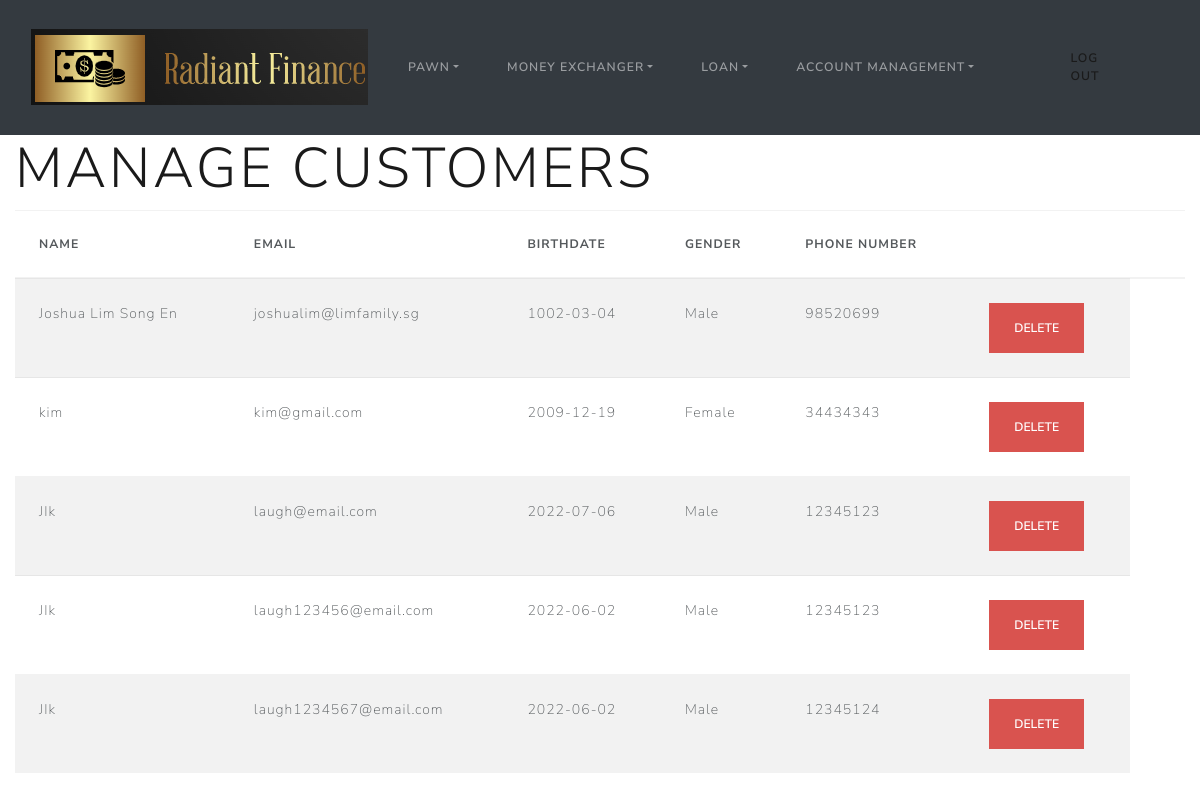
The page /manageCustomer (signed in) on the database as committed earlier.
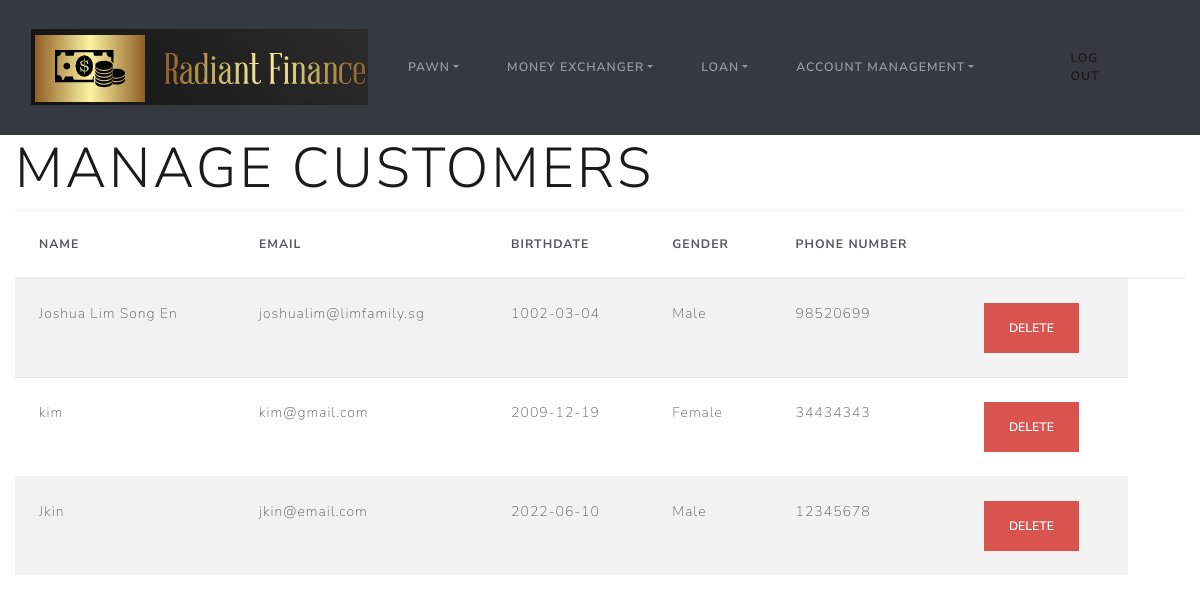
The same page on the database as committed later.
### __init__.py (models this page shows)
class User(db.Model, UserMixin):
    id = db.Column(db.Integer, primary_key=True)
    name = db.Column(db.String(20), nullable=False)
    gender = db.Column(db.String(1), nullable=False)
    phone = db.Column(db.String(8), nullable=False)
    birthdate = db.Column(db.Date, nullable=False)
    email = db.Column(db.String(30), nullable=False)
    password = db.Column(db.String(100), nullable=False)
    role = db.Column(db.Integer, nullable=False)
    passwordChange = db.Column(db.Date, nullable=False)
    passAttempt = (db.Column(db.Integer, nullable=False))
    TWOFAStatus = db.Column(db.String(30), nullable=False)

### __init__.py (the view)
@app.route('/manageCustomer', methods=['GET', 'POST'])
@login_required
def manage_customers():
    role = session['role']
    if role == 1:
        pass
    else:
        return redirect(url_for('main'))
    return render_template('manageCustomer.html', Users=User.query.all())

### __init__.py (called while the page is built)
@login_manager.user_loader
def load_user(user_id):
    return User.query.get(int(user_id))

### templates/manageCustomer.html (shortened to what this page needs)
{% extends "baseDashboard.html" %}
{% block content %}
<h1 class="display-4">Manage Customers</h1>
<div>
  <table class="table table-striped">
    <thead>
      <tr>
        <th>Name</th>
        <th>Email</th>
        <th>BirthDate</th>
        <th>gender</th>
        <th>Phone Number</th>
        <th></th>
        <th></th>
      </tr>
    </thead>
    <tbody>
      {% for User in Users %}
      {%if User.role==0%}
        <tr>
          <td>{{ User.name }}</td>
          <td>{{ User.email }}</td>
          <td>{{User.birthdate}}</td>
          {% if User.gender == "F" %}
            <td>Female</td>
          {% elif User.gender == "M" %}
            <td>Male</td>
          {% endif %}
          <td>{{User.phone}}</td>
        <td>
            <form action="{{url_for('delete_customer', id=User.id)}}" method="POST">
          <form type="button" class="btn btn-danger" data-bs-toggle="modal" data-bs-target="#myModal_{{User.id}}">
            <input type="submit" value="Delete" class="btn btn-danger">
          </form>
            </form>
          </td>
        </tr>
        {%endif%}
      {% endfor %}
    </tbody>
  </table>
</div>
{% endblock %}

### templates/baseDashboard.html (shortened to what this page needs)
<!DOCTYPE html>
<html lang="en">
<head>
    <link rel="stylesheet" href="https://cdn.jsdelivr.net/npm/bootswatch@4.5.2/dist/lux/bootstrap.min.css">
</head>
<body>
    {% block navbar %}
        {% include 'includes/_navbarDashBoard.html' %}
    {% endblock %}
    <div class="container-fluid">
        {% block content %}
        {% endblock %}
    </div>
</body>
</html>

### templates/includes/_navbarDashboard.html (shortened to what this page needs)
<nav class="navbar navbar-expand-sm bg-dark navbar-dark">
  <div class="container-fluid">
    <a class="navbar-brand" href="/dashboard"><img src="static/img/logo.png" alt=""></a>
    <div class="collapse navbar-collapse" id="collapsibleNavbar">
      <ul class="navbar-nav">
        <li class="nav-item dropdown">
              <a class="nav-link dropdown-toggle" href="#" role="button" data-bs-toggle="dropdown">Pawn</a>
        </li>
        <li class="nav-item dropdown">
              <a class="nav-link dropdown-toggle" href="#" role="button" data-bs-toggle="dropdown">Money Exchanger</a>
        </li>
         <li class="nav-item dropdown">
              <a class="nav-link dropdown-toggle" href="#" role="button" data-bs-toggle="dropdown">Loan</a>
        </li>
          <li class="nav-item dropdown">
              <a class="nav-link dropdown-toggle" href="#" role="button" data-bs-toggle="dropdown">Account Management</a>
        </li>
      </ul>
        <ul class = "like">
        <div class = "Loke">
          <li class="nav-item">
          <a class="nav-link" href="/logout">Log Out</a>
          </li>
        </div>
        </ul>
    </div>
  </div>
</nav>

### templates/includes/_navbarDashboard.html (style rules this page uses)
.like { display: flex; flex-direction: column; margin-left: auto; margin-bottom: 0; list-style: none; }

Rows that differ between the two databases and show on the page:
removed User: name "JIk", email "laugh123456@email.com", birthdate "2022-06-02", gender "Male", phone "12345123"
removed User: name "JIk", email "laugh1234567@email.com", birthdate "2022-06-02", gender "Male", phone "12345124"
changed User: name "JIk" → "Jkin"; email "laugh@email.com" → "jkin@email.com"; birthdate "2022-07-06" → "2022-06-10"; phone "12345123" → "12345678"
